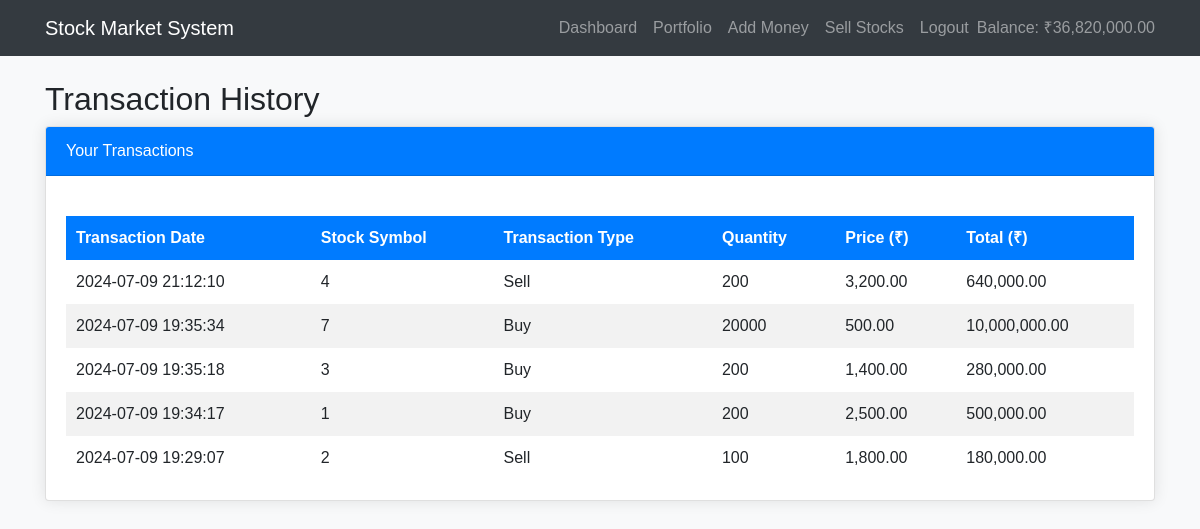
/transaction_history.php (signed in), run on the app's committed database.
### tables this page shows
CREATE TABLE `users` (
  `id` int(11) NOT NULL,
  `username` varchar(50) NOT NULL,
  `password` varchar(255) NOT NULL,
  `balance` decimal(10,2) DEFAULT 0.00
);

CREATE TABLE `transactions` (
  `id` int(11) NOT NULL,
  `user_id` int(11) NOT NULL,
  `stock_id` int(11) NOT NULL,
  `type` enum('buy','sell') NOT NULL,
  `quantity` int(11) NOT NULL,
  `price_per_unit` decimal(10,2) NOT NULL,
  `amount` decimal(10,2) NOT NULL,
  `date` timestamp NOT NULL DEFAULT current_timestamp()
);

### transaction_history.php (the view, shortened to what this page needs)
<?php
include 'db.php';
$user_id = $_SESSION['user_id'];
$sql_balance = "SELECT balance FROM users WHERE id = ?";
$stmt_balance = $conn->prepare($sql_balance);
$stmt_balance->bind_param("i", $user_id);
$stmt_balance->execute();
$result_balance = $stmt_balance->get_result();
$balance = $result_balance->fetch_assoc()['balance'];
$sql = "SELECT * FROM transactions WHERE user_id = ? ORDER BY date DESC";
$stmt = $conn->prepare($sql);
$stmt->bind_param("i", $user_id);
$stmt->execute();
$result = $stmt->get_result();
$transactions = $result->fetch_all(MYSQLI_ASSOC);
?>
<!DOCTYPE html>
<html lang="en">
<head>
    <link rel="stylesheet" href="https://stackpath.bootstrapcdn.com/bootstrap/4.5.2/css/bootstrap.min.css">
</head>
<body>
    <nav class="navbar navbar-expand-lg navbar-dark">
        <div class="container">
            <a class="navbar-brand" href="#">Stock Market System</a>
            <div class="collapse navbar-collapse" id="navbarNav">
                <ul class="navbar-nav ml-auto">
                    <li class="nav-item">
                        <a class="nav-link" href="dashboard.php">Dashboard</a>
                    </li>
                    <li class="nav-item">
                        <a class="nav-link" href="portfolio.php">Portfolio</a>
                    </li>
                    <li class="nav-item">
                        <a class="nav-link" href="add_money.php">Add Money</a>
                    </li>
                    <li class="nav-item">
                        <a class="nav-link" href="sell_stocks.php">Sell Stocks</a>
                    </li>
                    <li class="nav-item">
                        <a class="nav-link" href="logout.php">Logout</a>
                    </li>
                </ul>
                <span class="navbar-text">
                    Balance: ₹<?php echo number_format($balance, 2); ?>
                </span>
            </div>
        </div>
    </nav>
    <div class="container mt-4">
        <h2>Transaction History</h2>
        <div class="card">
            <div class="card-header">
                Your Transactions
            </div>
            <div class="card-body">
                <?php if (count($transactions) > 0): ?>
                    <table>
                        <thead>
                            <tr>
                                <th>Transaction Date</th>
                                <th>Stock Symbol</th>
                                <th>Transaction Type</th>
                                <th>Quantity</th>
                                <th>Price (₹)</th>
                                <th>Total (₹)</th>
                            </tr>
                        </thead>
                        <tbody>
                            <?php foreach ($transactions as $transaction): ?>
                                <tr>
                                    <td><?php echo $transaction['date']; ?></td>
                                    <td><?php echo $transaction['stock_id'];  ?></td>
                                    <td><?php echo ucfirst($transaction['type']); ?></td>
                                    <td><?php echo $transaction['quantity']; ?></td>
                                    <td><?php echo number_format($transaction['price_per_unit'], 2); ?></td>
                                    <td><?php echo number_format($transaction['quantity'] * $transaction['price_per_unit'], 2); ?></td>
                                </tr>
                            <?php endforeach; ?>
                        </tbody>
                    </table>
                <?php else: ?>
                    <p>No transactions found.</p>
                <?php endif; ?>
            </div>
        </div>
    </div>
</body>
</html>

### transaction_history.php (style rules this page uses)
body { background-color: #f8f9fa; font-family: Arial, sans-serif; }
.navbar { background-color: #343a40; }
.navbar-brand { color: #fff; }
.navbar-text { color: #fff; }
.card { margin-bottom: 20px; box-shadow: 0 0 15px rgba(0,0,0,0.1); }
.card-header { background-color: #007bff; color: #fff; }
table { width: 100%; margin-top: 20px; }
th, td { padding: 10px; text-align: left; }
th { background-color: #007bff; color: white; }
tr:nth-child(even) { background-color: #f2f2f2; }

### data on the page
users: balance "36,820,000.00"
transactions: date "2024-07-09 21:12:10", stock "4", type "Sell", quantity "200", price_per_unit "3,200.00", $transaction['quantity'] * $transaction['price_per_unit'] "640,000.00"
transactions: date "2024-07-09 19:35:34", stock "7", type "Buy", quantity "20000", price_per_unit "500.00", $transaction['quantity'] * $transaction['price_per_unit'] "10,000,000.00"
transactions: date "2024-07-09 19:35:18", stock "3", type "Buy", quantity "200", price_per_unit "1,400.00", $transaction['quantity'] * $transaction['price_per_unit'] "280,000.00"
transactions: date "2024-07-09 19:34:17", stock "1", type "Buy", quantity "200", price_per_unit "2,500.00", $transaction['quantity'] * $transaction['price_per_unit'] "500,000.00"
transactions: date "2024-07-09 19:29:07", stock "2", type "Sell", quantity "100", price_per_unit "1,800.00", $transaction['quantity'] * $transaction['price_per_unit'] "180,000.00"
